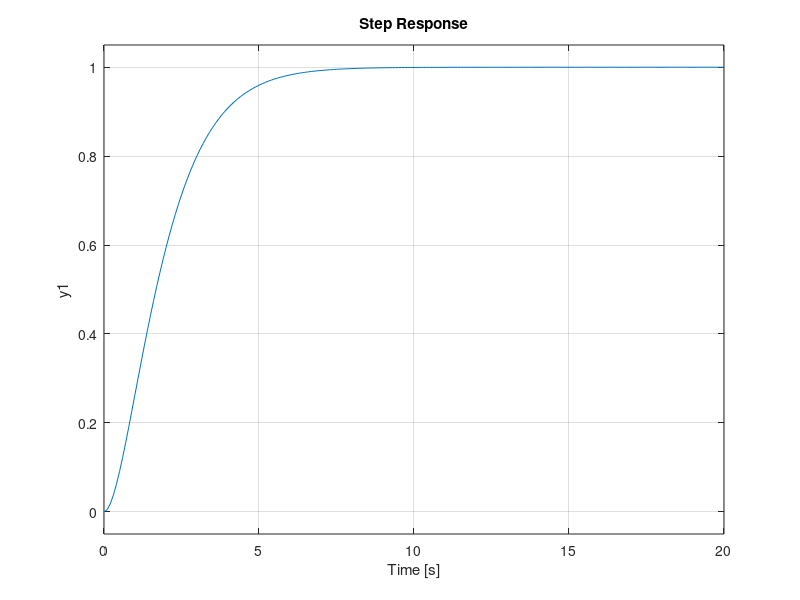
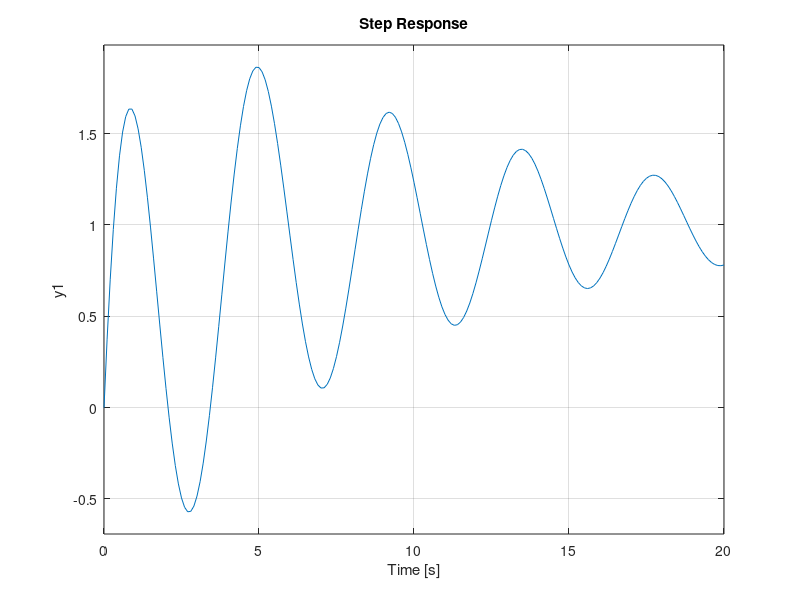

These figures' MATLAB source, in order:
% Clear
clear
clc
close all

%% 3. Define Transfer Function
% Second Order Critically Damped System
% G(s) = 1 / s^2 + 2s + 1

G_NUM3 = [1];
G_DEN3 = [1 2 1];
G3 = tf(G_NUM3,G_DEN3);

%% 6. Define Transfer Function
% Electrical Filter with Multiple Poles
% G(s) = (4s^3 + 3s^2 + 2s + 1) / (s^4 + 2s^3 + 3s^2 + 4s + 1)

G_NUM6 = [4 3 2 1];
G_DEN6 = [1 2 3 4 1];
G6 = tf(G_NUM6,G_DEN6);

% step response
step(G3,0:0.1:20)
figure
step(G6,0:0.1:20)
figure